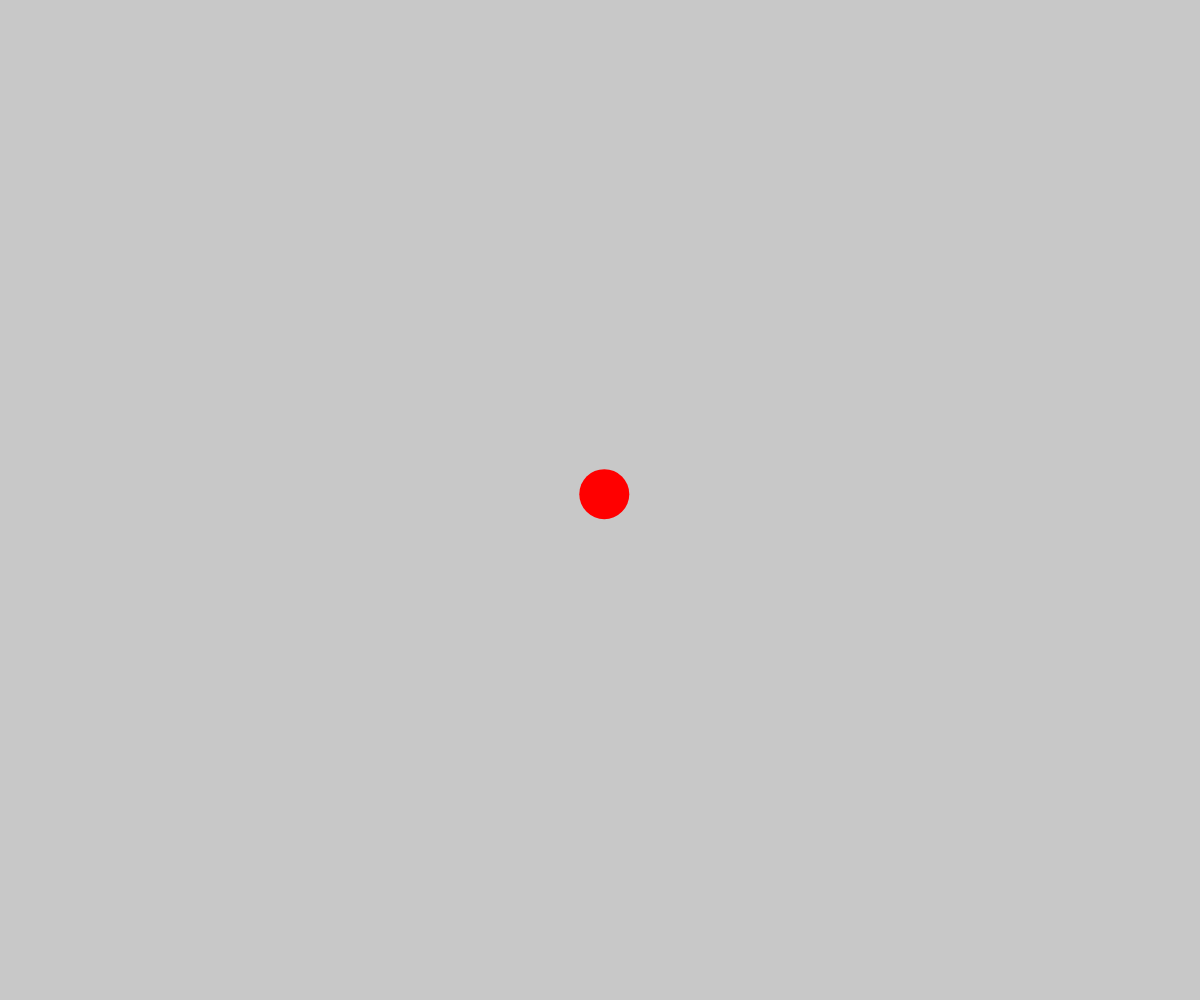
Frame 1 (no input)
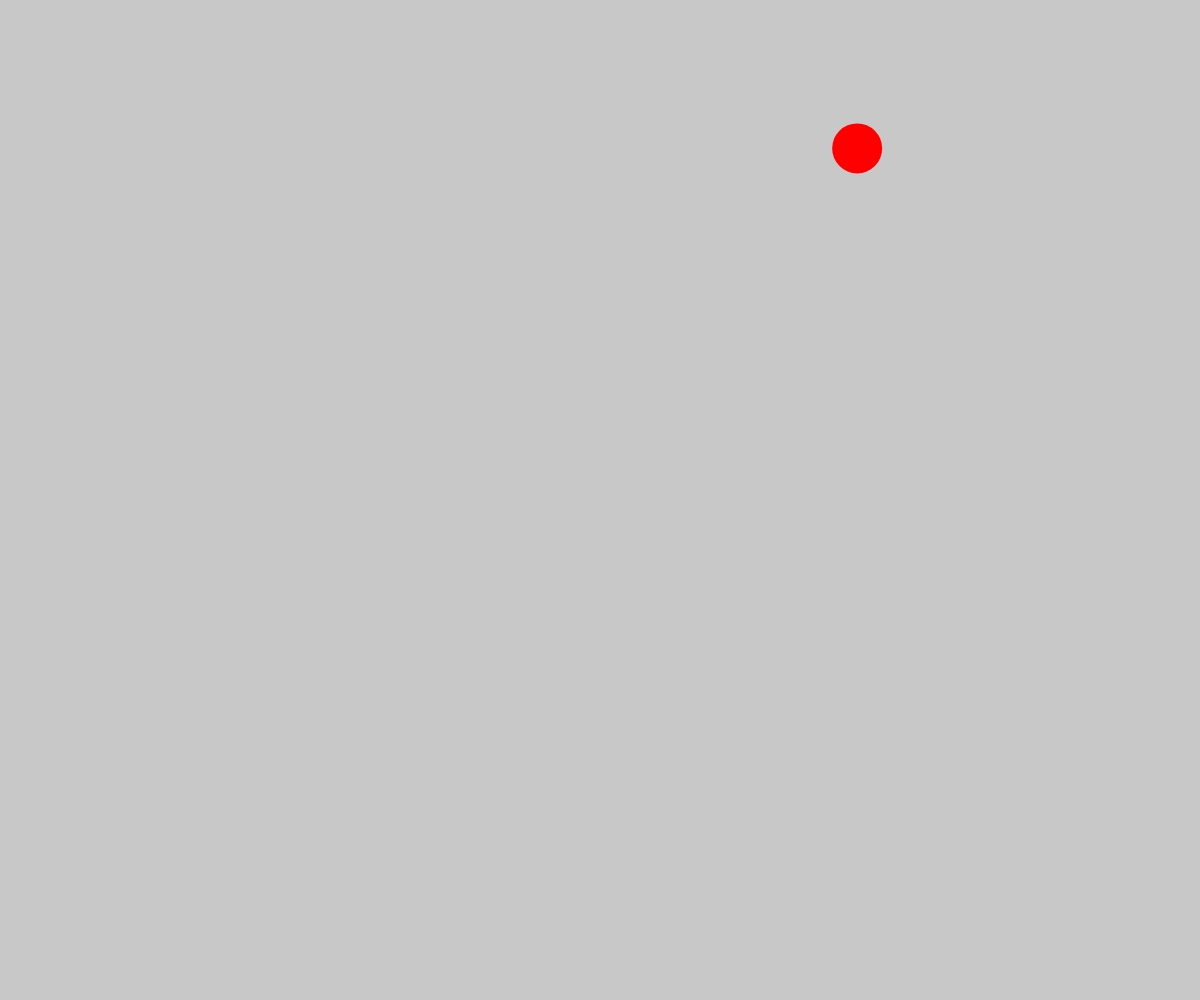
Frame 60 (no input)
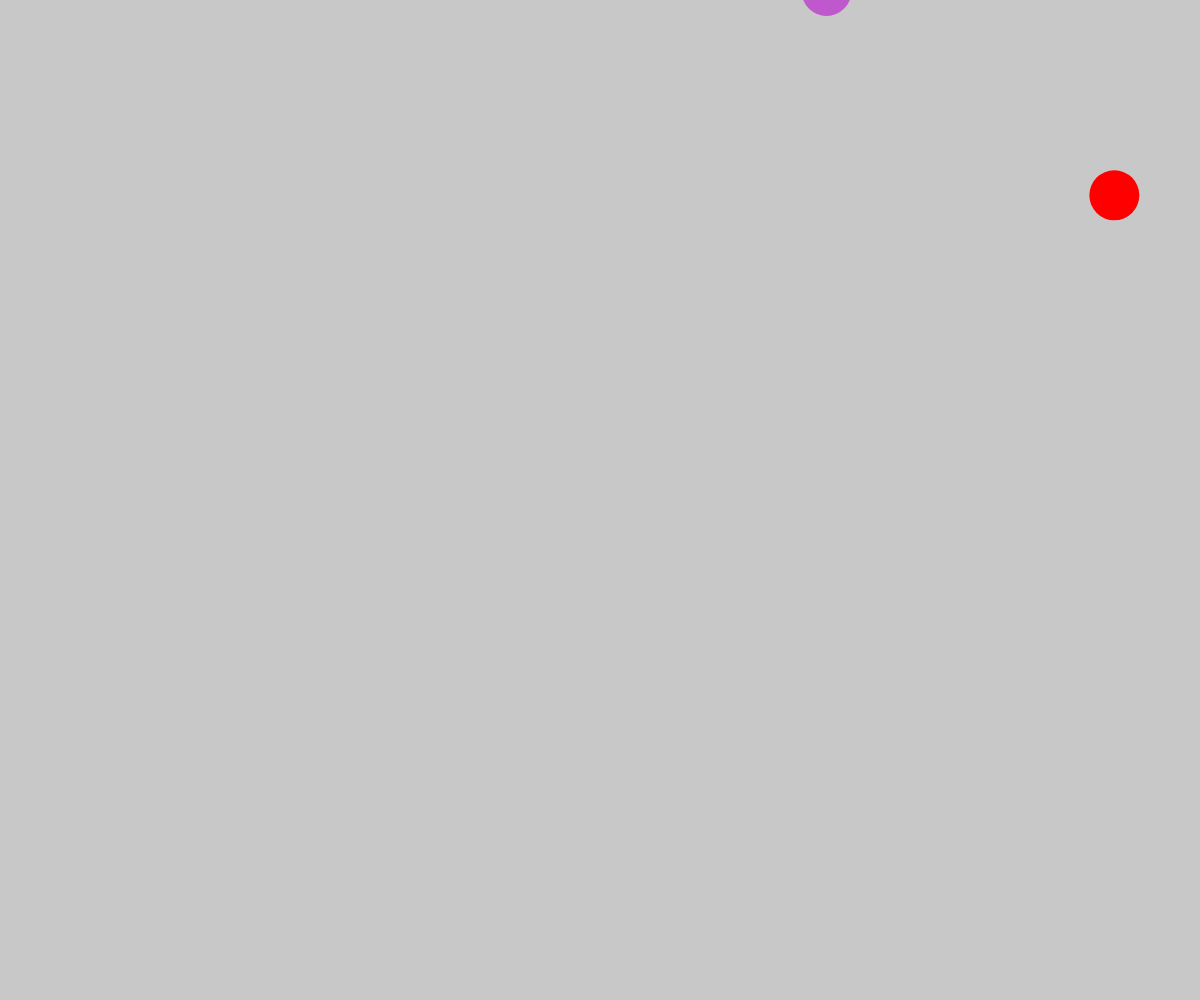
Frame 120 (the mouse pressed at the canvas centre since frame 60)

The p5.js sketch that drew these frames (run headless with seeded random() and noise() and a simulated clock; from frame 60 on, the mouse is pressed at the canvas centre):

// p5.js sketch
// ── sketch.js
let balls = [];

function setup() {
    createCanvas(windowWidth, windowHeight);

    // Initialize the first ball (original ball) with red color
    balls.push(createBall(width / 2, height / 2, true));
}

function windowResized() {
    resizeCanvas(windowWidth, windowHeight);
}

function createBall(x, y, isOriginal) {
    let ballColor;
    if (isOriginal) {
        ballColor = color(255, 0, 0); // Red color for original ball
    } else {
        ballColor = color(random(255), random(255), random(255)); // Random color for other balls
    }
    return {
        x: x,
        y: y,
        velX: random(-10, 10),
        velY: random(-10, 10),
        color: ballColor
    };
}

function draw() {
    background(200);

    for (let i = 0; i < balls.length; i++) {
        let ball = balls[i];
        ball.x += ball.velX;
        ball.y += ball.velY;

        // Bounce off the walls
        if (ball.x >= width || ball.x <= 0) {
            ball.velX = -ball.velX;
        }

        if (ball.y >= height || ball.y <= 0) {
            ball.velY = -ball.velY;
        }

        // Check if original ball touches the margin
        if (i === 0 && (ball.x >= width || ball.x <= 0 || ball.y >= height || ball.y <= 0)) {
            balls.push(createBall(ball.x, ball.y, false)); // Create new ball with random color
        }

        // Draw the ball
        noStroke();
        fill(ball.color);
        circle(ball.x, ball.y, 50);
    }
}
